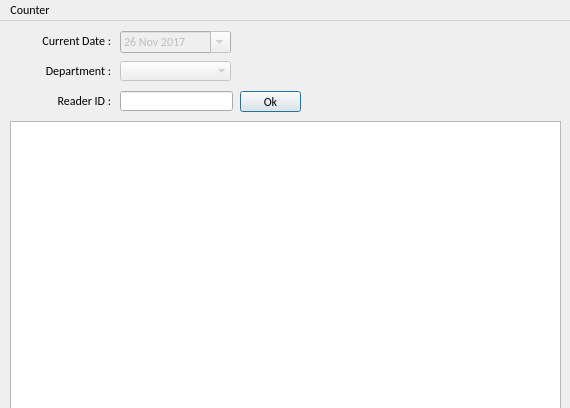
<?xml version="1.0" encoding="UTF-8"?>
<ui version="4.0">
 <class>MainWindow</class>
 <widget class="QMainWindow" name="MainWindow">
  <property name="geometry">
   <rect>
    <x>0</x>
    <y>0</y>
    <width>570</width>
    <height>408</height>
   </rect>
  </property>
  <property name="font">
   <font>
    <family>Calibri</family>
    <pointsize>9</pointsize>
   </font>
  </property>
  <property name="windowTitle">
   <string>MainWindow</string>
  </property>
  <widget class="QWidget" name="centralwidget">
   <widget class="QLabel" name="lbl">
    <property name="geometry">
     <rect>
      <x>30</x>
      <y>70</y>
      <width>81</width>
      <height>20</height>
     </rect>
    </property>
    <property name="maximumSize">
     <size>
      <width>81</width>
      <height>16777215</height>
     </size>
    </property>
    <property name="text">
     <string notr="true">Reader ID :</string>
    </property>
    <property name="alignment">
     <set>Qt::AlignRight|Qt::AlignTrailing|Qt::AlignVCenter</set>
    </property>
    <property name="buddy">
     <cstring>txt</cstring>
    </property>
   </widget>
   <widget class="QLineEdit" name="txt">
    <property name="geometry">
     <rect>
      <x>120</x>
      <y>70</y>
      <width>113</width>
      <height>20</height>
     </rect>
    </property>
   </widget>
   <widget class="QDateEdit" name="dt">
    <property name="enabled">
     <bool>false</bool>
    </property>
    <property name="geometry">
     <rect>
      <x>120</x>
      <y>10</y>
      <width>111</width>
      <height>22</height>
     </rect>
    </property>
    <property name="focusPolicy">
     <enum>Qt::NoFocus</enum>
    </property>
    <property name="inputMethodHints">
     <set>Qt::ImhPreferNumbers</set>
    </property>
    <property name="buttonSymbols">
     <enum>QAbstractSpinBox::PlusMinus</enum>
    </property>
    <property name="specialValueText">
     <string notr="true"/>
    </property>
    <property name="calendarPopup">
     <bool>true</bool>
    </property>
    <property name="date">
     <date>
      <year>2017</year>
      <month>11</month>
      <day>26</day>
     </date>
    </property>
   </widget>
   <widget class="QPushButton" name="cmd">
    <property name="geometry">
     <rect>
      <x>240</x>
      <y>70</y>
      <width>61</width>
      <height>21</height>
     </rect>
    </property>
    <property name="focusPolicy">
     <enum>Qt::NoFocus</enum>
    </property>
    <property name="text">
     <string notr="true">Ok</string>
    </property>
    <property name="default">
     <bool>true</bool>
    </property>
   </widget>
   <widget class="QComboBox" name="cbo">
    <property name="enabled">
     <bool>false</bool>
    </property>
    <property name="geometry">
     <rect>
      <x>120</x>
      <y>40</y>
      <width>111</width>
      <height>20</height>
     </rect>
    </property>
    <property name="focusPolicy">
     <enum>Qt::NoFocus</enum>
    </property>
    <property name="locale">
     <locale language="English" country="India"/>
    </property>
    <property name="editable">
     <bool>false</bool>
    </property>
    <property name="currentText">
     <string notr="true"/>
    </property>
    <property name="sizeAdjustPolicy">
     <enum>QComboBox::AdjustToMinimumContentsLength</enum>
    </property>
    <property name="minimumContentsLength">
     <number>111</number>
    </property>
    <property name="frame">
     <bool>false</bool>
    </property>
    <property name="modelColumn">
     <number>0</number>
    </property>
   </widget>
   <widget class="QTableWidget" name="tableWidget">
    <property name="geometry">
     <rect>
      <x>10</x>
      <y>100</y>
      <width>551</width>
      <height>301</height>
     </rect>
    </property>
    <property name="focusPolicy">
     <enum>Qt::NoFocus</enum>
    </property>
    <property name="frameShape">
     <enum>QFrame::StyledPanel</enum>
    </property>
    <property name="sizeAdjustPolicy">
     <enum>QAbstractScrollArea::AdjustToContents</enum>
    </property>
    <property name="editTriggers">
     <set>QAbstractItemView::NoEditTriggers</set>
    </property>
    <property name="tabKeyNavigation">
     <bool>false</bool>
    </property>
   </widget>
   <widget class="QLabel" name="lbl_2">
    <property name="geometry">
     <rect>
      <x>30</x>
      <y>10</y>
      <width>81</width>
      <height>20</height>
     </rect>
    </property>
    <property name="maximumSize">
     <size>
      <width>81</width>
      <height>16777215</height>
     </size>
    </property>
    <property name="text">
     <string notr="true">Current Date :</string>
    </property>
    <property name="alignment">
     <set>Qt::AlignRight|Qt::AlignTrailing|Qt::AlignVCenter</set>
    </property>
    <property name="buddy">
     <cstring>txt</cstring>
    </property>
   </widget>
   <widget class="QLabel" name="lbl_3">
    <property name="geometry">
     <rect>
      <x>30</x>
      <y>40</y>
      <width>81</width>
      <height>21</height>
     </rect>
    </property>
    <property name="maximumSize">
     <size>
      <width>81</width>
      <height>16777215</height>
     </size>
    </property>
    <property name="text">
     <string notr="true">&lt;html&gt;&lt;head/&gt;&lt;body&gt;&lt;p&gt;Department :&lt;/p&gt;&lt;/body&gt;&lt;/html&gt;</string>
    </property>
    <property name="alignment">
     <set>Qt::AlignRight|Qt::AlignTrailing|Qt::AlignVCenter</set>
    </property>
    <property name="buddy">
     <cstring>txt</cstring>
    </property>
   </widget>
  </widget>
  <widget class="QMenuBar" name="menuBar">
   <property name="geometry">
    <rect>
     <x>0</x>
     <y>0</y>
     <width>570</width>
     <height>21</height>
    </rect>
   </property>
   <widget class="QMenu" name="menuCounter">
    <property name="title">
     <string>Counter</string>
    </property>
    <addaction name="mnuSettings"/>
    <addaction name="separator"/>
    <addaction name="mnuExit"/>
   </widget>
   <addaction name="menuCounter"/>
  </widget>
  <action name="mnuSettings">
   <property name="text">
    <string>Settings</string>
   </property>
  </action>
  <action name="mnuDeptGrp">
   <property name="text">
    <string>Department Group</string>
   </property>
  </action>
  <action name="mnuExit">
   <property name="text">
    <string>Exit</string>
   </property>
  </action>
 </widget>
 <tabstops>
  <tabstop>dt</tabstop>
  <tabstop>cbo</tabstop>
  <tabstop>txt</tabstop>
  <tabstop>cmd</tabstop>
  <tabstop>tableWidget</tabstop>
 </tabstops>
 <resources/>
 <connections>
  <connection>
   <sender>mnuExit</sender>
   <signal>triggered()</signal>
   <receiver>MainWindow</receiver>
   <slot>close()</slot>
   <hints>
    <hint type="sourcelabel">
     <x>-1</x>
     <y>-1</y>
    </hint>
    <hint type="destinationlabel">
     <x>284</x>
     <y>203</y>
    </hint>
   </hints>
  </connection>
 </connections>
</ui>
